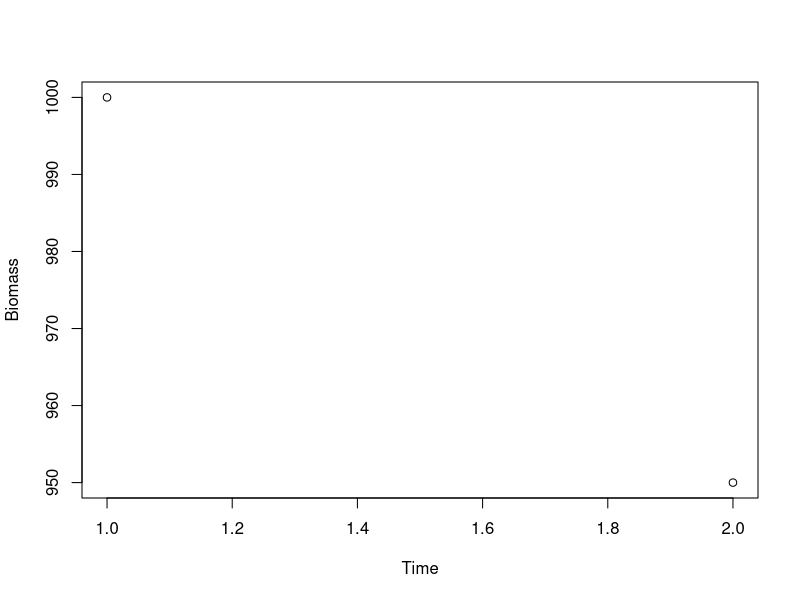
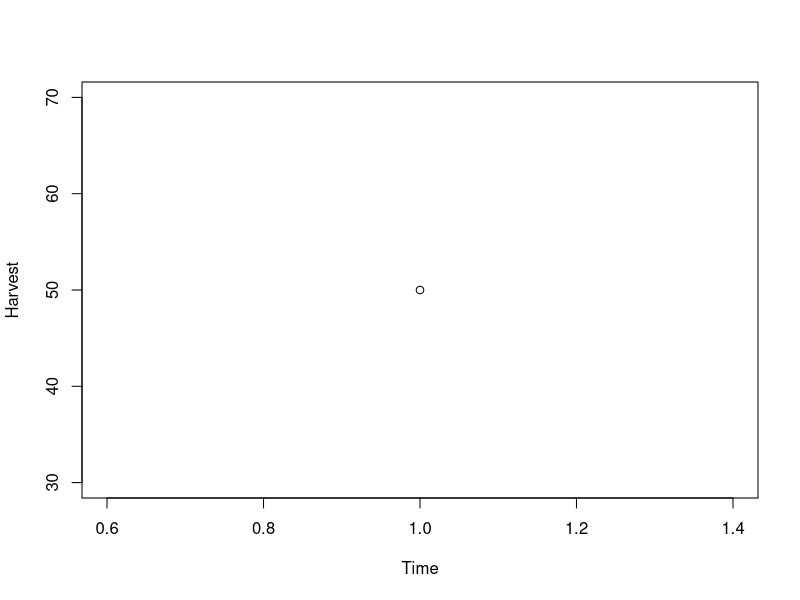

Source code (R) for these figures, in order: (Note: this script raises an error after producing the figures.)
# Homework 3 - Population Growth

# Created: 6 Feb 2023
# Last modified: 6 Feb 2023 by EPD

# Set working directory
setwd("/Users/epdus/OneDrive/Breathless/Teaching/EFB796")

# Contents (ctrl-f):
# I. Basic surplus production
# II. Equilibrium harvest
# III. Maximum sustainable yield


########## I. Basic surplus production ##########

# Choose an initial biomass value (prior to any harvest)
B0 = 1000

# Choose an instantaneous growth rate
r = 0.1

# Choose a carrying capacity
K = 1000

# Choose a harvest rate (we call this F = fishing mortality in fisheries)
Fmort = 0.05

# Choose the number of time units (years/months/days) through which to project
times = seq(0, 200)

# Create a vector to house both biomass and harvest
Bt = B0
Ht = vector(mode = "numeric")

# Calculate the biomass at time step 2
Bt[2] = Bt[1] + r*Bt[1]*(1 - (Bt[1]/K)) - Fmort*Bt[1]

# Calculate harvest at time step 2
Ht[1] = Fmort*Bt[1]

# Write a for loop to calculate biomass and harvest from time steps 3 onwards


# Plot biomass (if it doesn't reach equilibrium i.e. flatten out then make "times" longer)
plot(Bt, xlab = "Time", ylab = "Biomass")

# Plot harvest (if it doesn't reach equilibrium i.e. flatten out then make "times" longer)
plot(Ht, xlab = "Time", ylab = "Harvest")


########## II. Equilibrium harvest ##########

# Extract the last value of your harvest time series
Ht[length(times)-1]

# Create a sequence of Fmort values to try
Fseq = seq(0,0.2,length.out=100)

# Write a function to calculate equilibrium harvest 
# i.e. calculate harvest for a time series and extract the last value.
# Hint: Fmort is what is varying, so that must be one of your arguments.


# Use your function to calculate equilibrium harvest at just the first value of "Fseq" (should be zero!)


# Apply your function to each value in "Fseq" to get equilibrium harvest



########## III. Maximum sustainable yield ##########

# Plot equilibrium harvest as a function of harvest rate/fishing mortality
plot(H_Fseq ~ Fseq, xlab = "F", ylab = "Harvest")

# What is the maximum?
msy = max(H_Fseq)
msy # You've just calculate maximum sustainable yield (MSY)!

# What is the harvest rate/fishing mortality at MSY?
Fmsy = Fseq[which.max(H_Fseq)]
Fmsy # Now you've got Fmsy!
